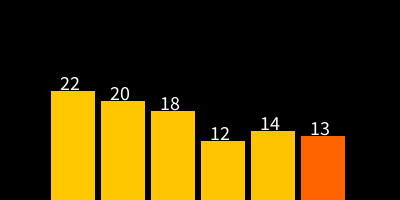
Frame 1 (no input)
Frame 60 (the mouse pressed at the canvas centre just before this capture): identical to frame 1, image omitted
Frame 120 (the mouse held since frame 60 and released just before this capture): identical to frame 1, image omitted

The Processing sketch that drew this single still picture (run headless with seeded random() and noise(); from frame 60 on, the mouse is pressed at the canvas centre):

// Processing sketch: Terning
// ── Terning.pde
// variabler
int antal_1 = 0;
int antal_2 = 0;
int antal_3 = 0;
int antal_4 = 0;
int antal_5 = 0;
int antal_6 = 0;
int terningslag = 0;



// Random terninge 
void setup() {
  size(400, 200);

  for (int x = 1; x < 100; x++) {
    terningslag = (int)random(1, 7);

    if (terningslag == 1 ) {
      antal_1 = antal_1 + 1;
    }

    if (terningslag == 2 ) {
      antal_2 = antal_2 + 1;
    }

    if (terningslag == 3 ) {
      antal_3 = antal_3 + 1;
    }

    if (terningslag == 4 ) {
      antal_4 = antal_4 + 1;
    }

    if (terningslag == 5 ) {
      antal_5 = antal_5 + 1;
    }

    if (terningslag == 6 ) {
      antal_6 = antal_6 + 1;
    }
  }
  // Println 
  println("du har været så heldig at få 1 " + antal_1); 
  println("du har været så heldig at få 2 " + antal_2); 
  println("du har været så heldig at få 3 " + antal_3); 
  println("du har været så heldig at få 4 " + antal_4); 
  println("du har været så heldig at få 5 " + antal_5); 
  println("du har været så heldig at få 6 " + antal_6);
}



// diagram
void draw() {
  background(0);
  fill(255, 200, 0);
  rect(50, 200, 45, -antal_1 * 5);
  fill(255, 199, 0);
  rect(100, 200, 45, -antal_2* 5);
  fill(255, 198, 0);
  rect(150, 200, 45, -antal_3 * 5);
  fill(255, 197, 0);
  rect(200, 200, 45, -antal_4 * 5);
  fill(255, 196, 0);
  rect(250, 200, 45, -antal_5 * 5);
  fill(255, 100, 0);
  rect(300, 200, 45, -antal_6 * 5);

  textSize(20);

  //antallet over søjlerne
  fill(255, 255, 255);
  text(antal_1, 60, 200 - antal_1 * 5);
  text(antal_2, 110, 200 - antal_2 * 5);
  text(antal_3, 160, 200 - antal_3 * 5);
  text(antal_4, 210, 200 - antal_4 * 5);
  text(antal_5, 260, 200 - antal_5 * 5);
  text(antal_6, 310, 200 - antal_6 * 5);
}
